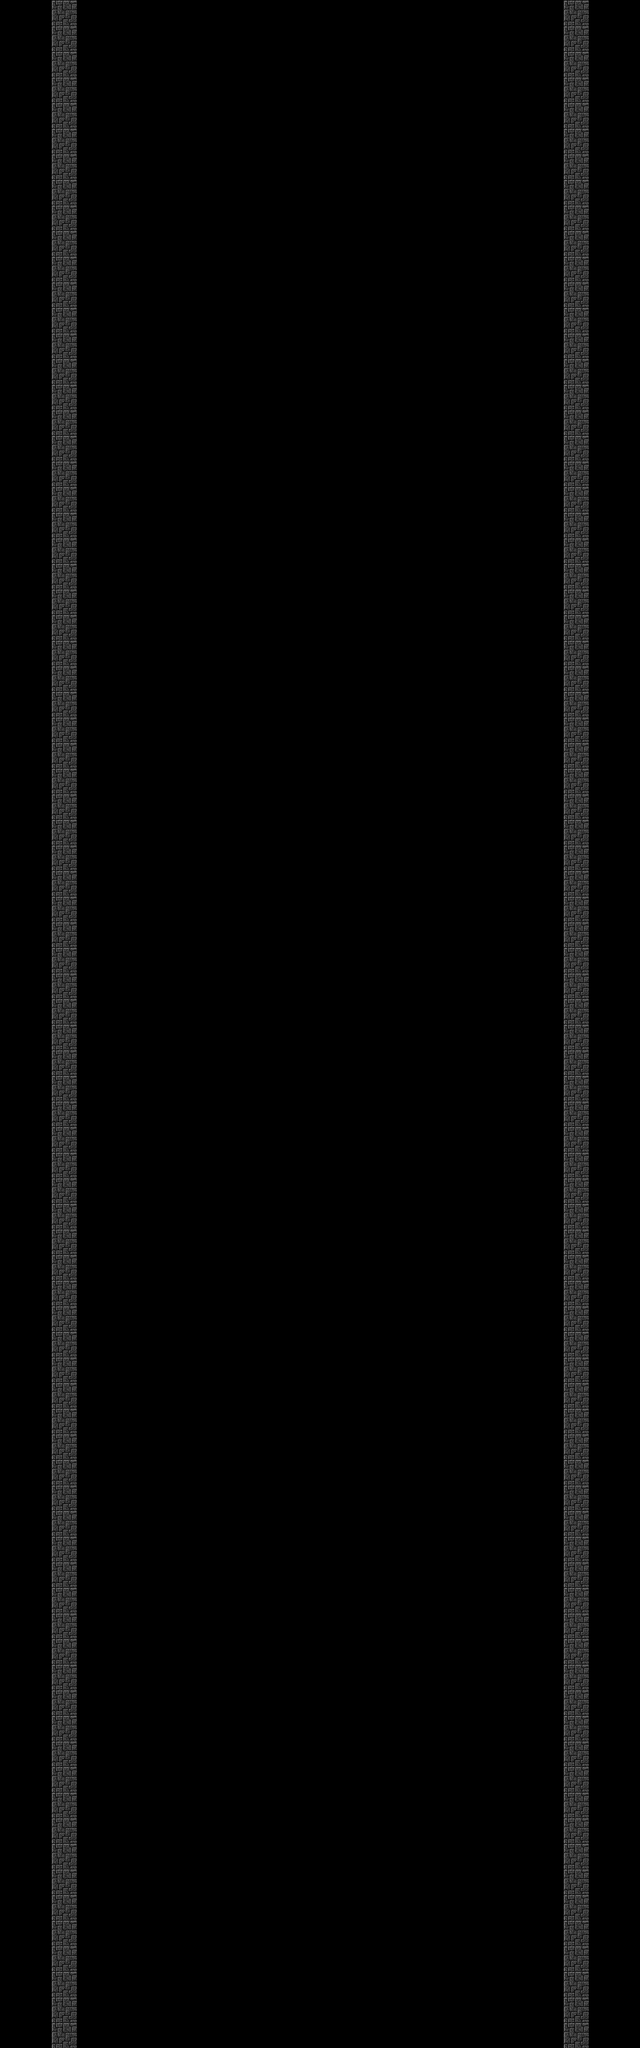

A level layout from a 2D game, rendered from its tile map. Below: a short description, then the map file with tile-grid data replaced by summaries:
An orthogonal 25x80 tile map with 32x32 px tiles, 3 tile layers (Tile Layer 1, Tile Layer 2, Tile Layer 3), 3 tilesets and 5 objects (3x Platform, 2x Player).

<map version="1.10" tiledversion="1.10.2" orientation="orthogonal" renderorder="right-down" width="25" height="80" tilewidth="32" tileheight="32" infinite="0" nextlayerid="6" nextobjectid="28">
 <tileset firstgid="1" name="Tileset" tilewidth="32" tileheight="32" tilecount="3072" columns="64">
  <image source="Tileset.png" width="2048" height="1536" />
 </tileset>
 <tileset firstgid="3073" name="playerSpritesheet" tilewidth="417" tileheight="600" tilecount="4" columns="4">
  <image source="playerSpritesheet.png" width="1672" height="600" />
 </tileset>
 <tileset firstgid="3077" name="lobster1" tilewidth="181" tileheight="160" tilecount="1" columns="1">
  <image source="lobster1.png" width="181" height="160" />
 </tileset>
 <layer id="1" name="Tile Layer 1" width="25" height="80">
  <data>[2000 cells, 160 non-empty, 1 distinct tile ids]</data>
 </layer>
 <layer id="2" name="Tile Layer 2" width="25" height="80">
  <data>[2000 cells, 0 non-empty, 0 distinct tile ids]</data>
 </layer>
 <layer id="3" name="Tile Layer 3" width="25" height="80">
  <data>[2000 cells, 0 non-empty, 0 distinct tile ids]</data>
 </layer>
 <objectgroup id="4" name="Object Layer 1">
  <object id="1" name="Starter Platform" type="Platform" gid="56" x="97.9394" y="1812.67" width="612" height="32">
   <properties>
    <property name="f_fileName" value="Tileset.png" />
    <property name="f_theLength" type="int" value="14" />
    <property name="f_theStarterPlatform" type="bool" value="true" />
    <property name="f_theType" type="int" value="2" />
    <property name="i_nextFrameDelay" type="int" value="30" />
    <property name="i_numberOfFrame" type="int" value="-1" />
    <property name="i_singleFrameID" type="int" value="55" />
    <property name="i_startFrame" type="int" value="0" />
    <property name="i_startNumberOfFrames" type="int" value="1" />
    <property name="i_textureKeepInCache" type="bool" value="false" />
    <property name="p_hasCollision" type="bool" value="true" />
    <property name="p_isTrigger" type="bool" value="false" />
   </properties>
  </object>
  <object id="20" name="Player 1" type="Player" gid="3073" x="238.393" y="1766.15" width="43.2155" height="83.6936">
   <properties>
    <property name="a_idleNumberOfFrames" type="int" value="2" />
    <property name="a_idleStartFrame" type="int" value="0" />
    <property name="a_jumpNumberOfFrames" type="int" value="1" />
    <property name="a_jumpStartFrame" type="int" value="1" />
    <property name="a_runNumberOfFrames" type="int" value="2" />
    <property name="a_runStartFrame" type="int" value="2" />
    <property name="f_jumpHeightAndSpeed" value="20" />
    <property name="f_theGroupID" value="Player" />
    <property name="f_theID" value="Player1" />
    <property name="f_theSpeed" value="6" />
    <property name="i_nextFrameDelay" type="int" value="30" />
    <property name="i_numberOfFrame" type="int" value="-1" />
    <property name="i_singleFrameID" type="int" value="-1" />
    <property name="i_textureKeepInCache" type="bool" value="false" />
    <property name="p_hasCollision" type="bool" value="true" />
    <property name="p_isTrigger" type="bool" value="false" />
   </properties>
  </object>
  <object id="21" name="Platform" type="Platform" gid="1097" x="-79.2085" y="1475.39" width="10" height="32">
   <properties>
    <property name="f_fileName" value="Tileset.png" />
    <property name="f_theLength" type="int" value="14" />
    <property name="f_theType" type="int" value="0" />
    <property name="i_nextFrameDelay" type="int" value="30" />
    <property name="i_numberOfFrame" type="int" value="-1" />
    <property name="i_singleFrameID" type="int" value="1096" />
    <property name="i_startFrame" type="int" value="0" />
    <property name="i_startNumberOfFrames" type="int" value="1" />
    <property name="i_textureKeepInCache" type="bool" value="false" />
    <property name="p_hasCollision" type="bool" value="true" />
    <property name="p_isTrigger" type="bool" value="false" />
   </properties>
  </object>
  <object id="22" name="Platform" type="Platform" gid="874" x="-50.7915" y="1476.61" width="10" height="32">
   <properties>
    <property name="f_fileName" value="Tileset.png" />
    <property name="f_theLength" type="int" value="14" />
    <property name="f_theType" type="int" value="1" />
    <property name="i_nextFrameDelay" type="int" value="30" />
    <property name="i_numberOfFrame" type="int" value="-1" />
    <property name="i_singleFrameID" type="int" value="873" />
    <property name="i_startFrame" type="int" value="0" />
    <property name="i_startNumberOfFrames" type="int" value="1" />
    <property name="i_textureKeepInCache" type="bool" value="false" />
    <property name="p_hasCollision" type="bool" value="true" />
    <property name="p_isTrigger" type="bool" value="false" />
   </properties>
  </object>
  <object id="27" name="Player 2" type="Player" gid="3077" x="496" y="1768.67" width="66.3333" height="86.6667">
   <properties>
    <property name="a_idleNumberOfFrames" type="int" value="2" />
    <property name="a_idleStartFrame" type="int" value="0" />
    <property name="a_jumpNumberOfFrames" type="int" value="-1" />
    <property name="a_jumpStartFrame" type="int" value="-1" />
    <property name="a_runNumberOfFrames" type="int" value="-1" />
    <property name="a_runStartFrame" type="int" value="-1" />
    <property name="f_jumpHeightAndSpeed" value="20" />
    <property name="f_theGroupID" value="Player" />
    <property name="f_theID" value="Player2" />
    <property name="f_theSpeed" value="6" />
    <property name="i_nextFrameDelay" type="int" value="30" />
    <property name="i_numberOfFrame" type="int" value="-1" />
    <property name="i_singleFrameID" type="int" value="0" />
    <property name="i_textureKeepInCache" type="bool" value="false" />
    <property name="p_hasCollision" type="bool" value="true" />
    <property name="p_isTrigger" type="bool" value="false" />
   </properties>
  </object>
 </objectgroup>
 <objectgroup id="5" name="Object Layer 2" />
</map>
